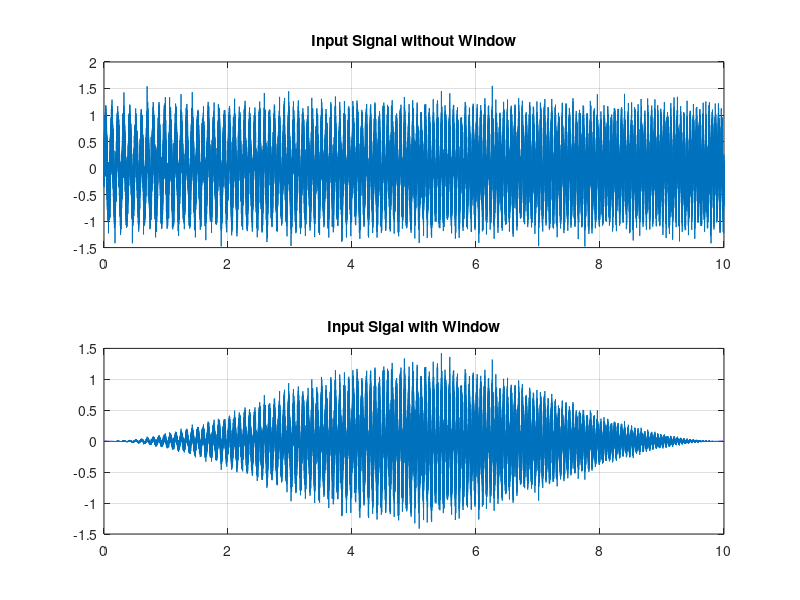
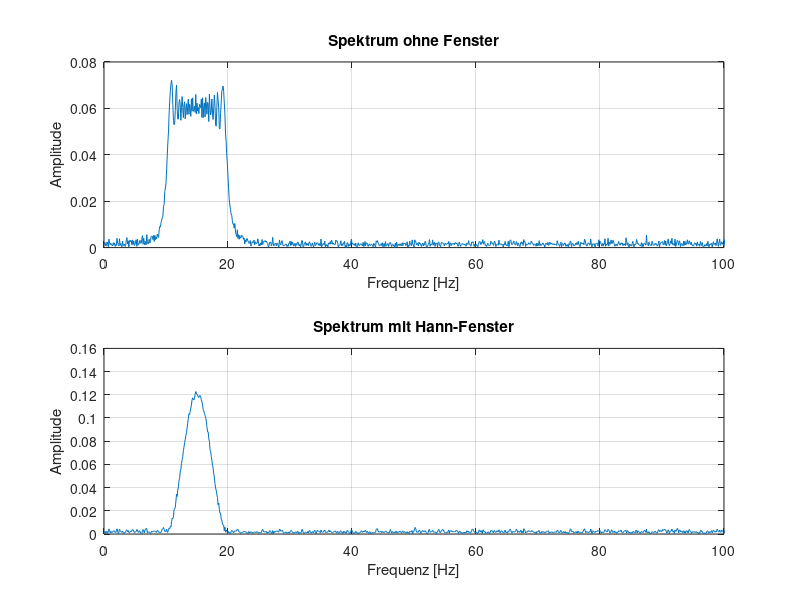
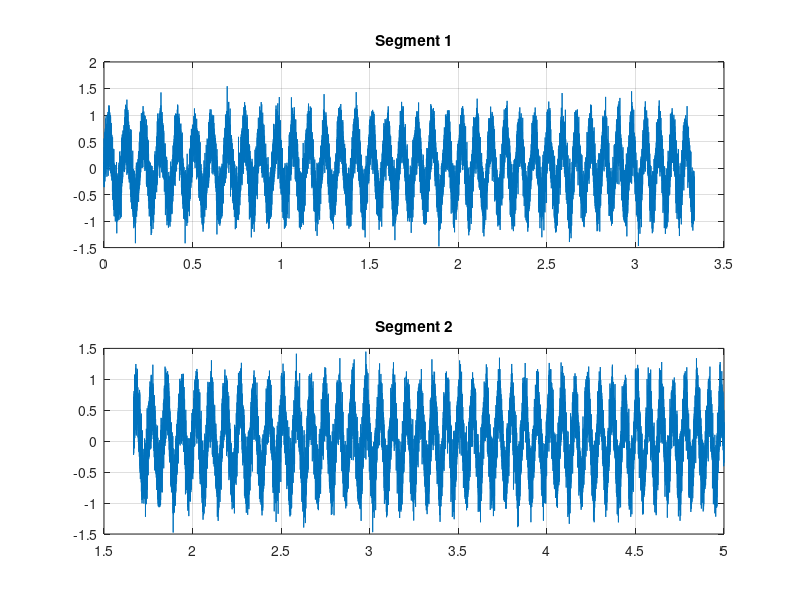
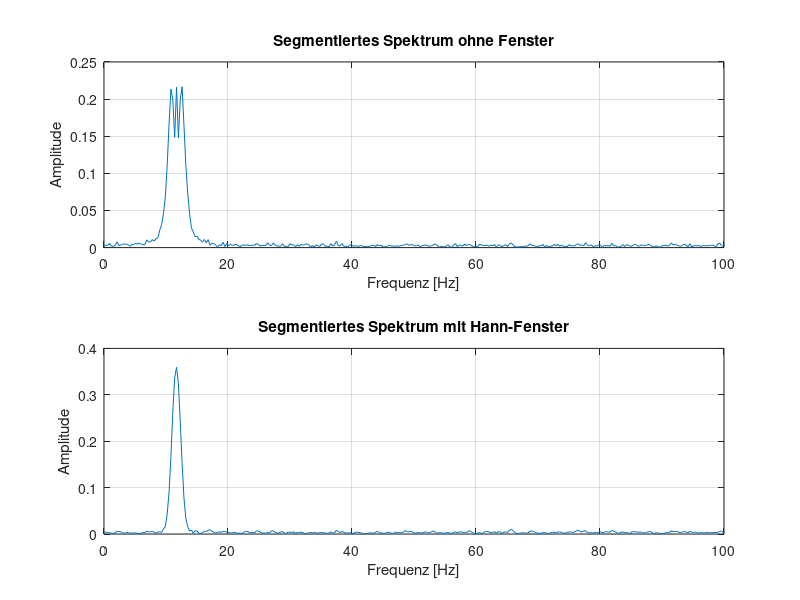

The MATLAB script that drew these images, in order:
clc, clear variables

%% Sampling Time 
Ts      = 125 * 1.0e-6;        % Gyro loop
Ts_cntr = 2 * Ts;              % Control loop
Ts_log  = 2 * Ts_cntr;         % Logging loop (not used here, just info)
fs      = 1/Ts;

t = (0:Ts:10).';               % Time vector from 0s to 10s (column vector)
N = length(t);                 % number of samples

%% Input Signal
omega = 10.1 * 2*pi();
u = 0.6*sin(2*pi*(10 + 0.5*t).*t) + 0.25*randn(size(t));            %Input signal
w = hann(N, 'periodic');          % window over the entry singal
u_win = u .* w;                   % signal with window

figure(1)
subplot(211)
plot(t,u);grid on;
title('Input Signal without Window');

subplot(212)
plot(t,u_win);grid on;
title('Input Sigal with Window');

%% Spectrum of Input Signal

U = fft(u);
U_WIN = fft(u_win);
w_fac = sum(w) / 2;  

% Frequenzachse (Hz)
f = (0:N-1)*(fs/N);

% Calculation of spectra
A_noWin = abs(U(1:N/2)) / (N/2);    % New vector without Niquist
A_win   = abs(U_WIN(1:N/2)) / w_fac;   %New vector with upscaling because of win
f_half  = f(1:N/2);                 % New vector without Niquist

% Plot
figure(2)
subplot(2,1,1)
plot(f_half, A_noWin)
xlabel('Frequenz [Hz]')
ylabel('Amplitude')
title('Spektrum ohne Fenster')
grid on
xlim([0 100])

subplot(2,1,2)
plot(f_half, A_win)
xlabel('Frequenz [Hz]')
ylabel('Amplitude')
title('Spektrum mit Hann-Fenster')
grid on
xlim([0 100])

%% Split up in Segments

seg = 5;            %Number of segments
overlap = 0.5;      %Overlap in next segement x*100%
Nest = floor(N / (1+(seg-1)*(1-overlap)));  %Number of points in segment
window = hann(Nest, 'periodic');        % Window over signal
Nshift = round(Nest * (1 - overlap));   % Number of points to start next segment
freq = (0:Nest/2) * (fs / Nest);        

u_seg  = zeros(Nest, seg);      %Preparation array
U_SEG  = zeros(Nest, seg);
U_SEG_WIN  = zeros(Nest, seg);

for i = 1:seg
    start = (i-1)*Nshift + 1;  
    stop  = start + Nest - 1;  
    if stop > N
        break;   % Stop when segments are full
    end
    u_seg(:, i) = u(start:stop);    % Add Segment to array
    u_seg_win(:,i) = u(start:stop) .* window;   % Add segement to array with window

    U_SEG(:,i) = abs(fft(u_seg(:,i)));      % Absolut value of frequent component
    U_SEG_WIN(:,i) = abs(fft(u_seg_win(:,i)));
end

U_Com_seg = mean(U_SEG, seg);           % Meanvalue of frequent component over all segments
U_Com_win = mean(U_SEG_WIN, seg);

K = floor(Nest/2);                  % one sided spectrum without niquist
freq = (0:K-1).' * (fs/Nest);       % Kx1, frequency axis as column vector

% Scaling like full signal
A_seg = U_Com_seg(1:K)     / (Nest/2);
w_fac = sum(window) / 2;    %upscaling factor of hann window
A_win = U_Com_win(1:K) / w_fac;

figure(3)
subplot(211)
plot(t(1:Nest), u_seg(:,1));grid on;
title('Segment 1');
subplot(212)
plot(t(Nshift:(Nshift+Nest-1)),u_seg(:,2));grid on;
title('Segment 2');

figure(4)
subplot(2,1,1)
plot(freq, A_seg); grid on
xlabel('Frequenz [Hz]'); ylabel('Amplitude');
title('Segmentiertes Spektrum ohne Fenster'); xlim([0 100])

subplot(2,1,2)
plot(freq, A_win); grid on
xlabel('Frequenz [Hz]'); ylabel('Amplitude');
title('Segmentiertes Spektrum mit Hann-Fenster'); xlim([0 100])
